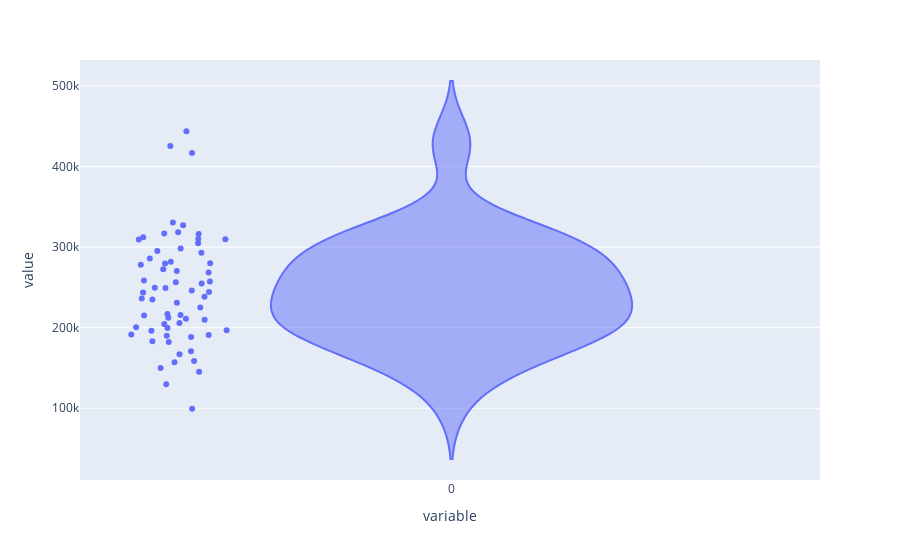

Notebook cell for this chart:
### Code cell
def kmerize(sequence: str, k=3):
    return [sequence[i:i+k] for i in range(len(sequence) - k)]

df = pd.DataFrame.from_dict(dict(Counter(kmer for gene in genes for kmer in kmerize(str(gene)))), orient="index")
px.violin(data_frame=df, hover_name=df.index, points="all")

### Figure 1 — Plotly figure (JSON) as saved in the notebook; plotly's stock layout.template omitted (floating-point values rounded to 4 significant figures)
{"data": [{"alignmentgroup": "True", "box": {"visible": false}, "hovertemplate": "<b>%{hovertext}</b><br><br>variable=%{x}<br>value=%{y}<extra></extra>", "hovertext": ["ATG", "TGC", "GCG", "CGT", "GTA", "TAT", "ATC", "TCC", "CCT", "CTA", "TAG", "AGT", "GTT", "TTA", "TAC", "ACT", "CTG", "CGG", "GGC", "GCT", "CTT", "TTT", "TTG", "GCC", "CCA", "CAT", "ATA", "ATT", "TTC", "TCG", "CGA", "GAA", "AAT", "TGG", "GGG", "CAA", "CGC", "TCT", "CAG", "AGC", "GCA", "AGA", "GAT", "TAA", "AAA", "AAC", "AAG", "AGG", "GGA", "TGT", "ACA", "GTG", "GGT", "GTC", "TGA", "GAC", "ACC", "ACG", "TCA", "GAG", "CCG", "CCC", "CTC", "CAC"], "legendgroup": "", "marker": {"color": "#636efa"}, "name": "", "offsetgroup": "", "orientation": "v", "points": "all", "scalegroup": "True", "showlegend": false, "type": "violin", "x": ["0", "0", "0", "0", "0", "0", "0", "0", "0", "0", "0", "0", "0", "0", "0", "0", "0", "0", "0", "0", "0", "0", "0", "0", "0", "0", "0", "0", "0", "0", "0", "0", "0", "0", "0", "0", "0", "0", "0", "0", "0", "0", "0", "0", "0", "0", "0", "0", "0", "0", "0", "0", "0", "0", "0", "0", "0", "0", "0", "0", "0", "0", "0", "0"], "x0": " ", "xaxis": "x", "y": [279610, 292943, 316445, 212333, 145204, 191605, 254980, 196077, 204750, 129948, 99332, 167040, 215203, 188357, 157019, 170904, 309817, 258551, 318431, 281720, 211116, 249593, 279842, 316984, 238278, 199612, 150127, 257498, 215833, 256295, 304684, 416896, 244316, 310231, 182178, 330687, 309382, 190140, 243726, 272560, 278247, 327246, 298321, 158615, 443906, 236290, 425652, 270460, 285742, 200523, 209836, 249151, 235112, 205835, 312360, 246293, 225033, 217084, 230855, 268586, 295078, 190792, 196694, 183234], "y0": " ", "yaxis": "y"}], "layout": {"legend": {"tracegroupgap": 0}, "margin": {"t": 60}, "violinmode": "group", "xaxis": {"anchor": "y", "domain": [0, 1], "title": {"text": "variable"}}, "yaxis": {"anchor": "x", "domain": [0, 1], "title": {"text": "value"}}}}
